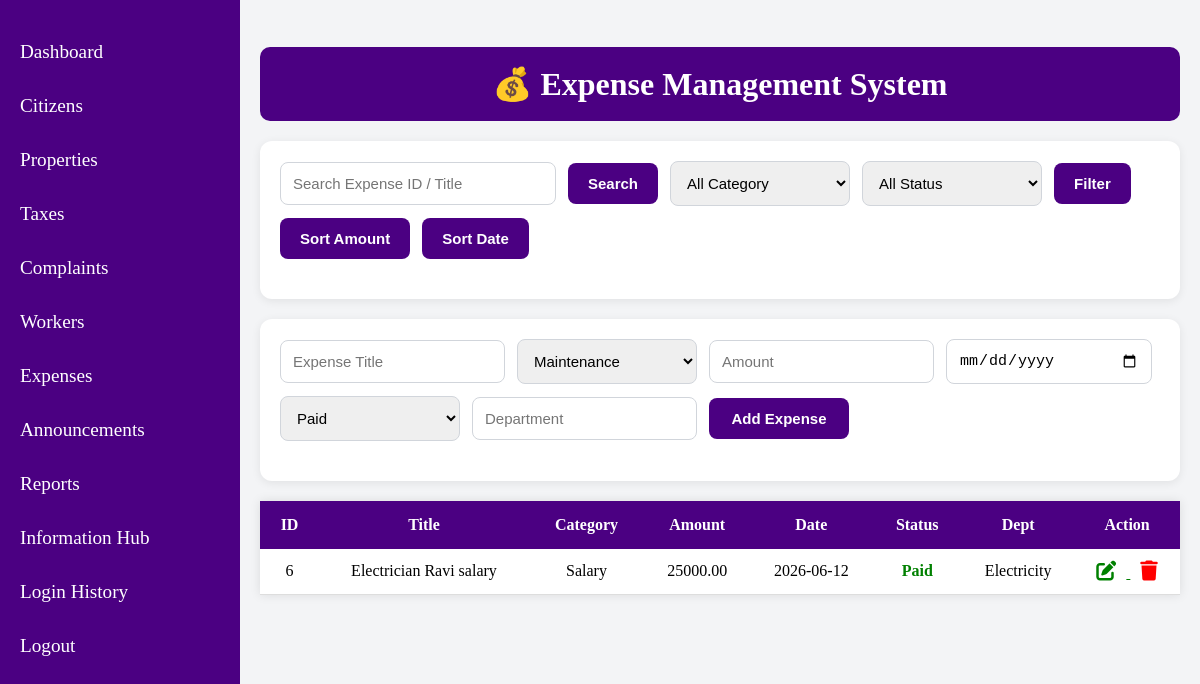
Screenshot of /admin/expenses.php (signed in) with the database file from the repository.
### tables this page shows
CREATE TABLE `expenses` (
  `id` int(11) NOT NULL,
  `title` varchar(100) NOT NULL,
  `category` varchar(50) NOT NULL,
  `amount` decimal(10,2) NOT NULL,
  `expense_date` date NOT NULL,
  `status` varchar(20) NOT NULL,
  `dept` varchar(100) DEFAULT NULL
);

### admin/expenses.php (the view, shortened to what this page needs)
<?php
include("php/db.php");
$edit = null;
$query = "SELECT * FROM expenses";
$result = mysqli_query($conn,$query);
?>
<!DOCTYPE html>
<html>
<head>
<link rel="stylesheet" href="https://cdnjs.cloudflare.com/ajax/libs/font-awesome/6.5.0/css/all.min.css">
</head>
<body>
     <div class="sidebar">
    <ul>
        <li><a href="dashboard.php">Dashboard</a></li>
        <li><a href="citizens.php">Citizens</a></li>
        <li><a href="properties.php">Properties</a></li>
        <li><a href="taxes.php">Taxes</a></li>
        <li><a href="complaints.php">Complaints</a></li>
        <li><a href="workers.php">Workers</a></li>
        <li><a href="expenses.php">Expenses</a></li>
        <li><a href="announcements.php">Announcements</a></li>
        <li><a href="reports.php">Reports</a></li>
        <li><a href="village_hub/village_dashboard.php">Information Hub</a></li>
        <li><a href="login_history.php">Login History</a></li>
        <li><a href="php/logout.php">Logout</a></li>
    </ul>
</div>
<div class="main">
<h2 class="heading">💰 Expense Management System</h2>
<div class="form-box">
<form method="GET">
<input type="text"
name="search"
placeholder="Search Expense ID / Title"
style="width:250px;">
<button type="submit">Search</button>
<select name="category">
<option value="">All Category</option>
</select>
<select name="status">
<option value="">All Status</option>
</select>
<button type="submit">Filter</button>
<button type="submit" name="sort" value="amount">Sort Amount</button>
<button type="submit" name="sort" value="date">Sort Date</button>
</form>
</div>
<div class="form-box">
<form method="POST">
<input type="text"
name="title"
placeholder="Expense Title"
value="<?= $edit['title'] ?? '' ?>"
required>
<select name="category">
<option>Maintenance</option>
</select>
<input type="number"
name="amount"
placeholder="Amount"
value="<?= $edit['amount'] ?? '' ?>"
required>
<input type="date"
name="date"
value="<?= $edit['expense_date'] ?? '' ?>"
required>
<select name="status">
<option>Paid</option>
</select>
<input type="text"
name="dept"
placeholder="Department"
value="<?= $edit['dept'] ?? '' ?>">
<?php if($edit){ ?>
<button name="update">Update Expense</button>
<?php } else { ?>
<button name="add">Add Expense</button>
<?php } ?>
</form>
</div>
<table>
<tr>
<th>ID</th>
<th>Title</th>
<th>Category</th>
<th>Amount</th>
<th>Date</th>
<th>Status</th>
<th>Dept</th>
<th>Action</th>
</tr>
<?php while($row=mysqli_fetch_assoc($result)){ ?>
<tr>
<td><?= $row['id'] ?></td>
<td><?= $row['title'] ?></td>
<td><?= $row['category'] ?></td>
<td><?= $row['amount'] ?></td>
<td><?= $row['expense_date'] ?></td>
<td class="<?= $row['status']=='Paid'?'paid':'pending' ?>">
<?= $row['status'] ?>
</td>
<td><?= $row['dept'] ?></td>
<td>
<a href="?edit=<?= $row['id'] ?>" style="color:green; margin-right:10px;">
    <i class="fas fa-edit"></i>
</a>
<a href="?delete=<?= $row['id'] ?>" style="color:red;"
   onclick="return confirm('Are you sure to delete?');">
    <i class="fas fa-trash"></i>
</a>
</td>
</tr>
<?php } ?>
</table>
</div>
</body>
</html>

### admin/expenses.php (style rules this page uses)
body { margin:0; background:#f3f4f6; font-family:'Playfair Display', serif; overflow-x:hidden; }
.sidebar { width: 240px; height: 100%; background: indigo; color: white; padding-top: 15px; position: fixed; overflow-y:auto; }
.sidebar ul { list-style: none; padding: 0; }
.sidebar ul li { margin: 12px 0; font-size:larger; }
.sidebar ul li a { padding: 10px 20px; display: block; color: white; text-decoration: none; }
.main { margin-left:240px; padding:20px; width:calc(100% - 240px); box-sizing:border-box; }
.heading { background:indigo; color:white; text-align:center; font-size:32px; font-weight:bold; padding:18px; border-radius:10px; margin-bottom:20px; }
form { display:flex; flex-wrap:wrap; gap:12px; align-items:center; margin-bottom:20px; }
input, select { padding:12px; border:1px solid #d1d5db; border-radius:8px; font-size:15px; min-width:180px; outline:none; }
button { background:indigo; color:white; border:none; border-radius:8px; padding:12px 20px; font-size:15px; font-weight:600; cursor:pointer; transition:0.3s; }
.form-box { background:white; padding:20px; border-radius:12px; box-shadow:0 2px 10px rgba(0,0,0,0.08); margin-bottom:20px; }
button[name="add"], button[name="update"] { min-width:140px; }
table { width:100%; background:white; border-collapse:collapse; margin-top:20px; box-shadow:0 0 10px rgba(0,0,0,0.1); }
th { background:indigo; color:white; padding:15px; text-align:center; }
td { padding:12px; border-bottom:1px solid #ddd; text-align:center; }
.fa-edit { color:green; font-size:20px; margin-right:10px; }
.fa-trash { color:red; font-size:20px; }
.paid { color:green; font-weight:bold; }

### rows the page displays
expenses: id "6", title "Electrician Ravi salary", category "Salary", amount "25000.00", expense_date "2026-06-12", status "Paid", dept "Electricity"
